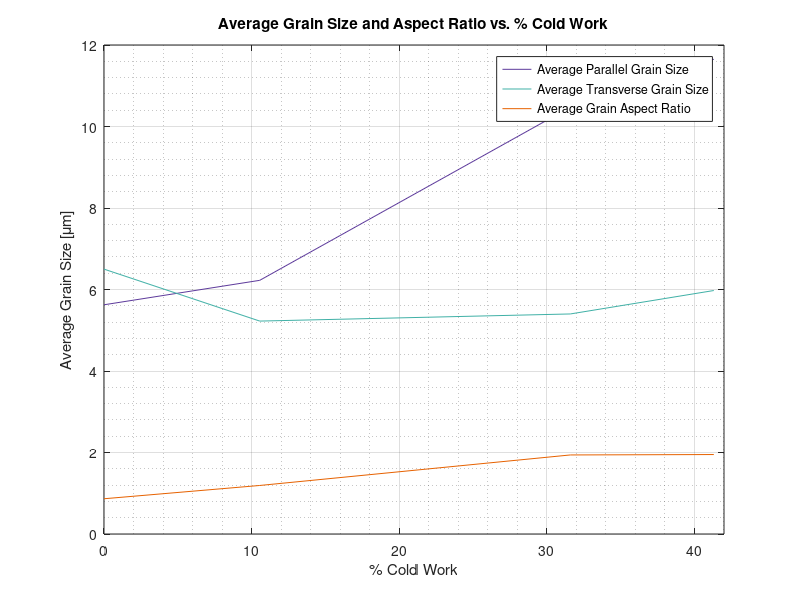

Recreate this plot in MATLAB.
clear all
close all
clc
%establishing data points, y axis is grain size, x axis is %CW
y_parallel = [5.625 6.225 10.475 11.65];
y_transverse = [6.5 5.225 5.4 5.975];
y_aspectratio = [0.865 1.191 1.940 1.950];

x_coldwork = [0 10.55 31.59 41.31];

%plot values
 figure (1), plot(x_coldwork,y_parallel, 'DisplayName', 'Average Parallel Grain Size', 'Color','#5D3A9B')
title('Average Grain Size and Aspect Ratio vs. % Cold Work')
xlabel('% Cold Work')
ylabel('Average Grain Size [\mum]')
xlim ([0 42])
ylim ([0 12])
grid on
grid minor
hold on
plot (x_coldwork,y_transverse, 'DisplayName', 'Average Transverse Grain Size','Color','#40B0A6')
hold on
plot (x_coldwork,y_aspectratio, 'DisplayName', 'Average Grain Aspect Ratio','Color','#E66100')
%hold on
%plot (Tstrain_drawn, Tstress_drawn, 'DisplayName', 'First Drawn True Stress v.s. Strain','Color','#5D3A9B')
legend
hold off